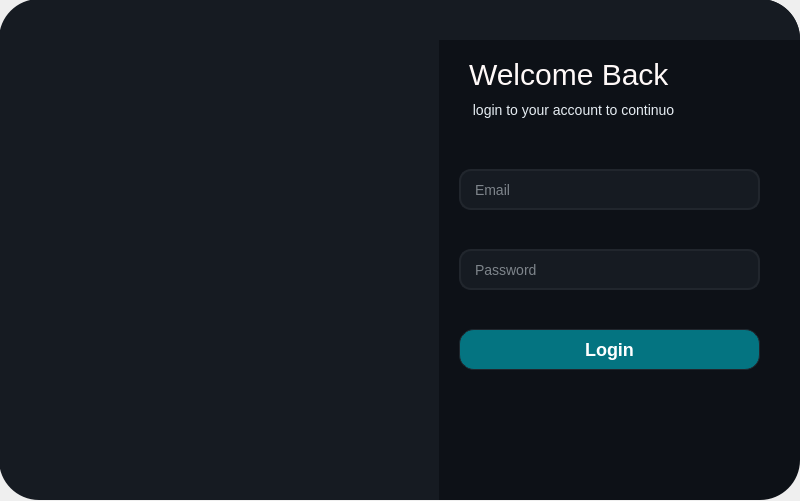
<?xml version="1.0" encoding="UTF-8"?>
<ui version="4.0">
 <class>Login</class>
 <widget class="QWidget" name="Login">
  <property name="geometry">
   <rect>
    <x>0</x>
    <y>0</y>
    <width>800</width>
    <height>501</height>
   </rect>
  </property>
  <property name="windowTitle">
   <string>Form</string>
  </property>
  <widget class="QFrame" name="frame">
   <property name="geometry">
    <rect>
     <x>-10</x>
     <y>0</y>
     <width>450</width>
     <height>800</height>
    </rect>
   </property>
   <property name="styleSheet">
    <string notr="true">border-top-left-radius: 40px; 
    
    /* تحديد الركن السفلي يمين */
    border-bottom-left-radius: 40px;
    /* باقي الأركان (الشمال) هتفضل 0 عشان تبقى حادة */
    border-top-right-radius: 0px;
    border-bottom-right-radius: 0px;</string>
   </property>
   <property name="frameShape">
    <enum>QFrame::Shape::StyledPanel</enum>
   </property>
   <property name="frameShadow">
    <enum>QFrame::Shadow::Raised</enum>
   </property>
   <widget class="QFrame" name="frame_3">
    <property name="geometry">
     <rect>
      <x>9</x>
      <y>-1</y>
      <width>441</width>
      <height>501</height>
     </rect>
    </property>
    <property name="maximumSize">
     <size>
      <width>999999</width>
      <height>999999</height>
     </size>
    </property>
    <property name="styleSheet">
     <string notr="true">background-color: #161B22;</string>
    </property>
    <property name="frameShape">
     <enum>QFrame::Shape::StyledPanel</enum>
    </property>
    <property name="frameShadow">
     <enum>QFrame::Shadow::Raised</enum>
    </property>
    <widget class="QLabel" name="label_2">
     <property name="geometry">
      <rect>
       <x>-10</x>
       <y>60</y>
       <width>471</width>
       <height>371</height>
      </rect>
     </property>
     <property name="styleSheet">
      <string notr="true">    border-top-left-radius: 40px;
    border-bottom-left-radius: 40px;</string>
     </property>
     <property name="text">
      <string/>
     </property>
     <property name="pixmap">
      <pixmap>:/img/LogoFinal.png</pixmap>
     </property>
     <property name="scaledContents">
      <bool>true</bool>
     </property>
    </widget>
   </widget>
  </widget>
  <widget class="QFrame" name="frame_2">
   <property name="geometry">
    <rect>
     <x>439</x>
     <y>-1</y>
     <width>361</width>
     <height>501</height>
    </rect>
   </property>
   <property name="maximumSize">
    <size>
     <width>999999</width>
     <height>999999</height>
    </size>
   </property>
   <property name="styleSheet">
    <string notr="true">background-color: #0D1117;
border-top-right-radius: 40px;
    border-bottom-right-radius: 40px;
</string>
   </property>
   <property name="frameShape">
    <enum>QFrame::Shape::StyledPanel</enum>
   </property>
   <property name="frameShadow">
    <enum>QFrame::Shadow::Raised</enum>
   </property>
   <widget class="QLabel" name="label_3">
    <property name="geometry">
     <rect>
      <x>30</x>
      <y>90</y>
      <width>221</width>
      <height>41</height>
     </rect>
    </property>
    <property name="styleSheet">
     <string notr="true">color: #E6EDF3;
    font-family: &quot;Inter&quot;, &quot;Segoe UI&quot;, sans-serif;
    font-size: 14px; /* الحجم التقريبي في الصورة */
    font-weight: 400;
</string>
    </property>
    <property name="text">
     <string> login to your account to continuo</string>
    </property>
   </widget>
   <widget class="QLineEdit" name="txt_email">
    <property name="geometry">
     <rect>
      <x>20</x>
      <y>170</y>
      <width>301</width>
      <height>41</height>
     </rect>
    </property>
    <property name="styleSheet">
     <string notr="true">background-color: #161B22;
border: 1px solid #21262D;
    border-radius: 12px;
    padding: 12px;
    color: #E6EDF3;
    font-family: &quot;Segoe UI&quot;, sans-serif;
    font-size: 14px;
border: 2px solid #21262D;</string>
    </property>
    <property name="text">
     <string/>
    </property>
    <property name="placeholderText">
     <string>Email</string>
    </property>
   </widget>
   <widget class="QPushButton" name="btn_login">
    <property name="geometry">
     <rect>
      <x>20</x>
      <y>330</y>
      <width>301</width>
      <height>41</height>
     </rect>
    </property>
    <property name="styleSheet">
     <string notr="true">QPushButton {
	color: rgb(255, 255, 255);
    background-color: #047481;
    border: 1px solid #21262D;
    border-radius: 15px;
    font-weight: bold;
    font-size: 18px;

}
QPushButton:hover{
    background-color: #1E6CC5;
}</string>
    </property>
    <property name="text">
     <string>Login</string>
    </property>
   </widget>
   <widget class="QLineEdit" name="txt_password">
    <property name="geometry">
     <rect>
      <x>20</x>
      <y>250</y>
      <width>301</width>
      <height>41</height>
     </rect>
    </property>
    <property name="styleSheet">
     <string notr="true">background-color: #161B22;
border: 1px solid #21262D;
    border-radius: 12px;
    padding: 12px;
    color: #E6EDF3;
    font-family: &quot;Segoe UI&quot;, sans-serif;
    font-size: 14px;
border: 2px solid #21262D;</string>
    </property>
    <property name="text">
     <string/>
    </property>
    <property name="echoMode">
     <enum>QLineEdit::EchoMode::Password</enum>
    </property>
    <property name="placeholderText">
     <string>Password</string>
    </property>
   </widget>
   <widget class="QLabel" name="label">
    <property name="geometry">
     <rect>
      <x>30</x>
      <y>60</y>
      <width>251</width>
      <height>31</height>
     </rect>
    </property>
    <property name="styleSheet">
     <string notr="true">font-family: &quot;Segoe UI&quot;, sans-serif;
color: rgb(255, 249, 248);
font-size: 30px</string>
    </property>
    <property name="text">
     <string>Welcome Back</string>
    </property>
   </widget>
   <widget class="QFrame" name="frame_4">
    <property name="geometry">
     <rect>
      <x>0</x>
      <y>0</y>
      <width>361</width>
      <height>41</height>
     </rect>
    </property>
    <property name="styleSheet">
     <string notr="true">QFrame#frame_4 {
background-color: #161B22;

   border-top-right-radius: 40px; /* الزاوية اللي أنت عايزها */
    border-top-left-radius: 0px;   /* باقي الزوايا خلليها 0 لو مش عايزها مدورة */
   border-bottom-right-radius: 0px;
    border-bottom-left-radius: 0px;
}</string>
    </property>
    <property name="frameShape">
     <enum>QFrame::Shape::StyledPanel</enum>
    </property>
    <property name="frameShadow">
     <enum>QFrame::Shadow::Raised</enum>
    </property>
    <widget class="QPushButton" name="btn_close">
     <property name="geometry">
      <rect>
       <x>310</x>
       <y>10</y>
       <width>31</width>
       <height>21</height>
      </rect>
     </property>
     <property name="styleSheet">
      <string notr="true">QPushButton {
    background-color: transparent;
image: url(:/img/x.svg);
    }
    QPushButton:hover {
    background-color: #ff0000; 
    }</string>
     </property>
     <property name="text">
      <string/>
     </property>
     <property name="iconSize">
      <size>
       <width>20</width>
       <height>20</height>
      </size>
     </property>
    </widget>
    <widget class="QPushButton" name="btn_min">
     <property name="geometry">
      <rect>
       <x>280</x>
       <y>0</y>
       <width>21</width>
       <height>41</height>
      </rect>
     </property>
     <property name="styleSheet">
      <string notr="true">QPushButton {
    background-color: transparent;
image: url(:/img/minus.svg);

    }
    QPushButton:hover {
background-color: #161B22;
    }</string>
     </property>
     <property name="inputMethodHints">
      <set>Qt::InputMethodHint::ImhDialableCharactersOnly|Qt::InputMethodHint::ImhDigitsOnly|Qt::InputMethodHint::ImhEmailCharactersOnly|Qt::InputMethodHint::ImhFormattedNumbersOnly|Qt::InputMethodHint::ImhLatinOnly|Qt::InputMethodHint::ImhLowercaseOnly|Qt::InputMethodHint::ImhUppercaseOnly|Qt::InputMethodHint::ImhUrlCharactersOnly</set>
     </property>
     <property name="text">
      <string/>
     </property>
     <property name="iconSize">
      <size>
       <width>18</width>
       <height>18</height>
      </size>
     </property>
    </widget>
   </widget>
  </widget>
  <widget class="QWidget" name="layoutWidget">
   <property name="geometry">
    <rect>
     <x>0</x>
     <y>0</y>
     <width>2</width>
     <height>2</height>
    </rect>
   </property>
   <layout class="QHBoxLayout" name="_2"/>
  </widget>
  <widget class="QWidget" name="layoutWidget">
   <property name="geometry">
    <rect>
     <x>0</x>
     <y>0</y>
     <width>2</width>
     <height>2</height>
    </rect>
   </property>
   <layout class="QHBoxLayout" name="horizontalLayout_2"/>
  </widget>
 </widget>
 <resources/>
 <connections/>
</ui>
